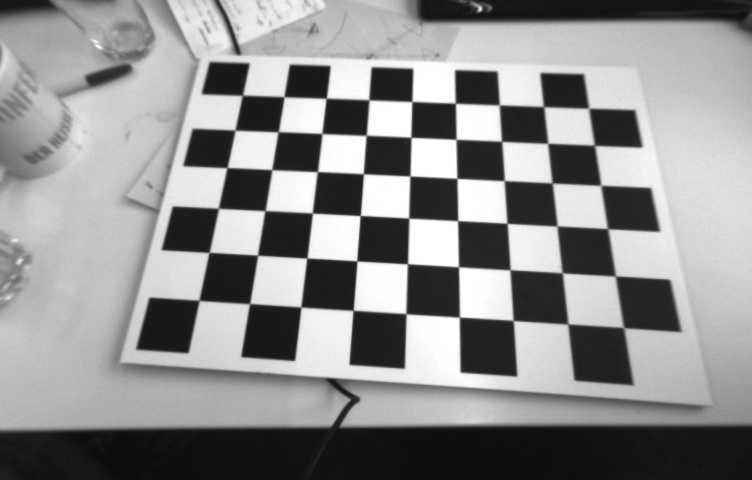
%> input picture Solutions/Solution 2 - PnP/code/data/images_undistorted/img_0001.jpg, 752 x 480 px; its folder holds only this picture in this run
$ octave main.m   (GNU Octave 9; MATLAB toolbox functions it lacks are replaced by stand-ins)
%> lines starting %> are read from the running program, lines starting %| are printed output that depends on the picture
### Solutions/Solution 2 - PnP/code/estimatePoseDLT.m
function M_tilde = estimatePoseDLT(p, P, K)
% Estimates the pose of a camera using a set of 2D-3D correspondences and a
% given camera matrix
%
% p: [nx2] vector containing the undistorted coordinates of the 2D points
% P: [nx3] vector containing the 3D point positions
% K: [3x3] camera matrix
%
% M_tilde: [3x4] projection matrix under the form M_tilde=[R_tilde|alpha*t] where R is a rotation
%    matrix. M_tilde encodes the transformation that maps points from the world
%    frame to the camera frame

% Convert 2D points to normalized coordinates
p_normalized = (K \ [p ones(length(p),1)]')';

% Build the measurement matrix Q
num_corners = length(p_normalized);
Q = zeros(2*num_corners, 12);

for i=1:num_corners
    u = p_normalized(i,1);
    v = p_normalized(i,2);

    Q(2*i-1,1:3) = P(i,:);
    Q(2*i-1,4) = 1;
    Q(2*i-1,9:12) = -u * [P(i,:) 1];

    Q(2*i,5:7) = P(i,:);
    Q(2*i,8) = 1;
    Q(2*i,9:12) = -v * [P(i,:) 1];
end

% Solve for Q.M_tilde = 0 subject to the constraint ||M_tilde||=1
[~,~,V] = svd(Q);
M_tilde = V(:,end);

M_tilde = reshape(M_tilde, 4, 3)';

%% Extract [R|t] with the correct scale from M_tilde ~ [R|t]

if det(M_tilde(:,1:3)) < 0
    M_tilde = -M_tilde;
end

R = M_tilde(:,1:3);

% Find the closest orthogonal matrix to R
% https://en.wikipedia.org/wiki/Orthogonal_Procrustes_problem
[U,~,V] = svd(R);
R_tilde = U*V';

% Normalization scheme using the Frobenius norm:
% recover the unknown scale using the fact that R_tilde is a true rotation matrix
alpha = norm(R_tilde, 'fro')/norm(R, 'fro');

% Build M_tilde with the corrected rotation and scale
M_tilde = [R_tilde alpha * M_tilde(:,4)];


end

### Solutions/Solution 2 - PnP/code/reprojectPoints.m
function p_reproj = reprojectPoints(P, M_tilde, K)
% Reproject 3D points given a projection matrix
%
% P: [nx3] coordinates of the 3d points in the world frame
% M_tilde: [3x4] projection matrix
% K: [3x3] camera matrix
%
% p_reproj: [nx2] coordinates of the reprojected 2d points

p_homo = (K*M_tilde*[P';ones(1,length(P))])';
p_homo(:,1) = p_homo(:,1) ./ p_homo(:,3);
p_homo(:,2) = p_homo(:,2) ./ p_homo(:,3);

p_reproj = p_homo(:,1:2);

end

### Solutions/Solution 2 - PnP/code/main.m
close all;
clear all;

%% Load an (undistorted) image and the detected corners
img_index = 1;

undimg_path = sprintf('data/images_undistorted/img_%04d.jpg', img_index);
undimg = imread(undimg_path);
%> undimg is the input picture: size 480x752x3 uint8; min 11, max 255, mean 142.5

K = load('data/K.txt');

p_W_corners = 0.01 * load('data/p_W_corners.txt');
num_corners = length(p_W_corners);

% Load the 2D projected points (detected on the undistorted image)
all_pts2d = load('data/detected_corners.txt');
pts2d = all_pts2d(img_index,:);
pts2d = reshape(pts2d, 2, 12)';


%% Now that we have the 2D <-> 3D correspondences (pts2d+normalized <-> p_W_corners),
%% let's find the camera pose with respect to the world using DLT

M_tilde_dlt = estimatePoseDLT(pts2d, p_W_corners, K);

%% Plot the original 2D points and the reprojected ones on the image

p_reproj = reprojectPoints(p_W_corners, M_tilde_dlt, K)

figure(1);
imshow(undimg); hold on;
plot(pts2d(:,1), pts2d(:,2), 'o'); hold on;
plot(p_reproj(:,1), p_reproj(:,2), '+');
legend('Original points','Reprojected points');
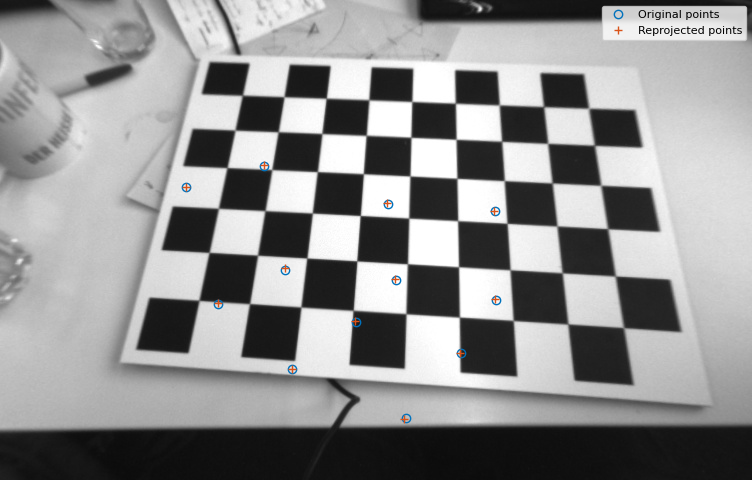
%> figure redrawn from the program's plot data

%% Produce a 3d plot containing the corner positions and a visualization of the camera axis

figure(2);
scatter3(p_W_corners(:,1), p_W_corners(:,2), p_W_corners(:,3)); hold on;
axis equal;

camup([0 1 0]);
view([0 0 -1]);
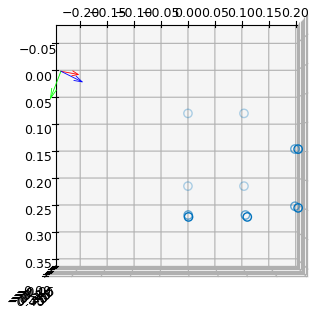
%> figure redrawn from the program's plot data

% Position of the camera given in the world frame
R_C_W = M_tilde_dlt(1:3,1:3);
t_C_W = M_tilde_dlt(1:3,4);
rotMat = R_C_W';
pos = -R_C_W' * t_C_W;

scaleFactorArrow = .05;

axisX = quiver3(pos(1),pos(2),pos(3), rotMat(1,1),rotMat(2,1),rotMat(3,1), 'r', 'ShowArrowHead', 'on', 'AutoScale', 'on', 'AutoScaleFactor', scaleFactorArrow);
axisY = quiver3(pos(1),pos(2),pos(3), rotMat(1,2),rotMat(2,2),rotMat(3,2), 'g', 'ShowArrowHead', 'on', 'AutoScale', 'on', 'AutoScaleFactor', scaleFactorArrow);
axisZ = quiver3(pos(1),pos(2),pos(3), rotMat(1,3),rotMat(2,3),rotMat(3,3), 'b', 'ShowArrowHead', 'on', 'AutoScale', 'on', 'AutoScaleFactor', scaleFactorArrow);
